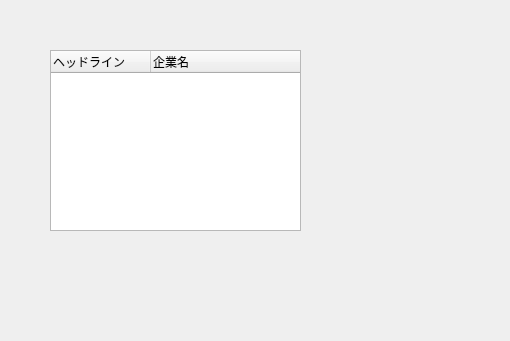
<?xml version="1.0" encoding="UTF-8"?>
<ui version="4.0">
 <class>Form</class>
 <widget class="QWidget" name="Form">
  <property name="geometry">
   <rect>
    <x>0</x>
    <y>0</y>
    <width>510</width>
    <height>341</height>
   </rect>
  </property>
  <property name="windowTitle">
   <string>Form</string>
  </property>
  <widget class="QTreeWidget" name="treeWidget">
   <property name="geometry">
    <rect>
     <x>50</x>
     <y>50</y>
     <width>251</width>
     <height>181</height>
    </rect>
   </property>
   <column>
    <property name="text">
     <string>ヘッドライン</string>
    </property>
   </column>
   <column>
    <property name="text">
     <string>企業名</string>
    </property>
   </column>
  </widget>
 </widget>
 <resources/>
 <connections/>
</ui>
